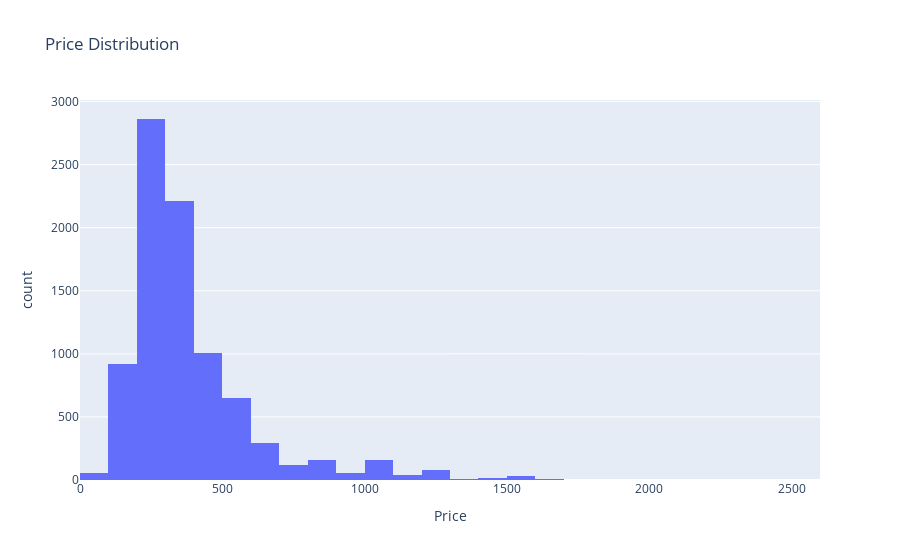

Source (notebook cell):
### Code cell
fig = px.histogram(df, x ="Price", nbins = 50, title = "Price Distribution")
fig

### Figure 1 — Plotly figure (JSON) as saved in the notebook; plotly's stock layout.template omitted (floating-point values rounded to 4 significant figures; data arrays with more than 128 entries replaced by an {"elided": "..."} marker saying what was removed)
{"data": [{"alignmentgroup": "True", "bingroup": "x", "hovertemplate": "Price=%{x}<br>count=%{y}<extra></extra>", "legendgroup": "", "marker": {"color": "#636efa", "pattern": {"shape": ""}}, "name": "", "nbinsx": 50, "offsetgroup": "", "orientation": "v", "showlegend": false, "type": "histogram", "x": {"elided": "8680 int values"}, "xaxis": "x", "yaxis": "y"}], "layout": {"autosize": true, "barmode": "relative", "legend": {"tracegroupgap": 0}, "title": {"text": "Price Distribution"}, "xaxis": {"anchor": "y", "autorange": true, "domain": [0, 1], "range": [-0.5, 2600.0], "title": {"text": "Price"}, "type": "linear"}, "yaxis": {"anchor": "x", "autorange": true, "domain": [0, 1], "range": [0, 3013.0], "title": {"text": "count"}}}}
